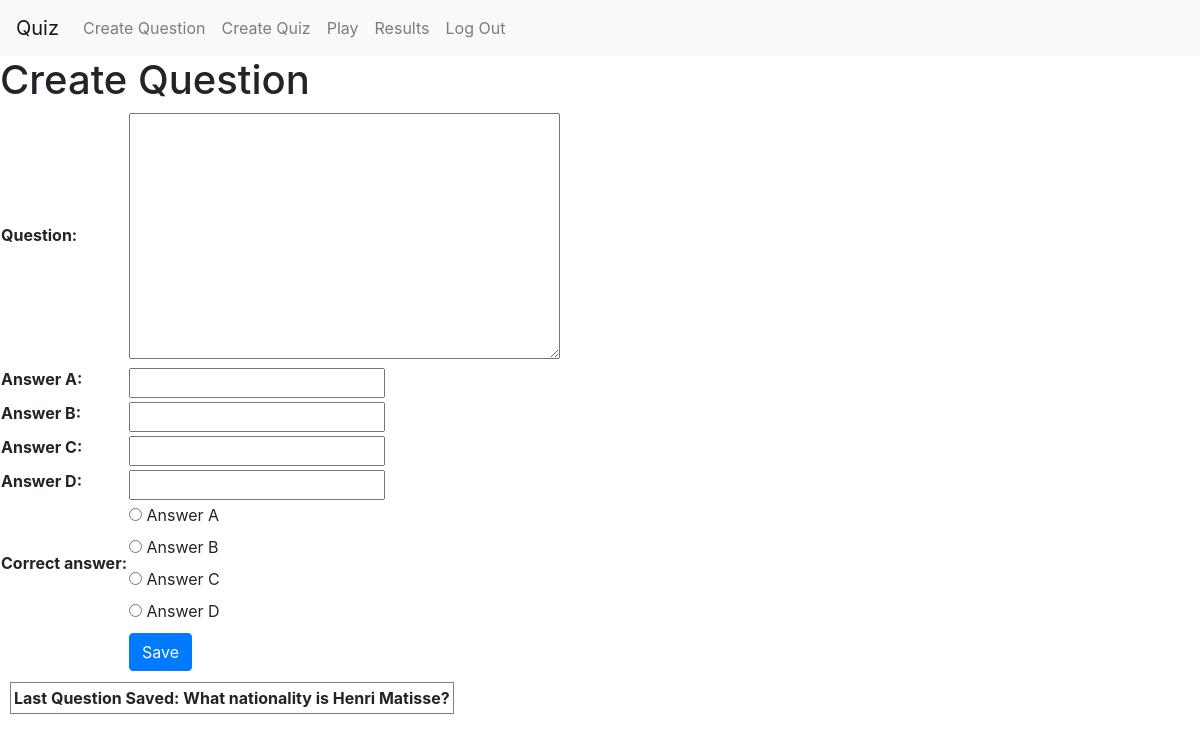
Before: /create_question/ (signed in) with the older database file.
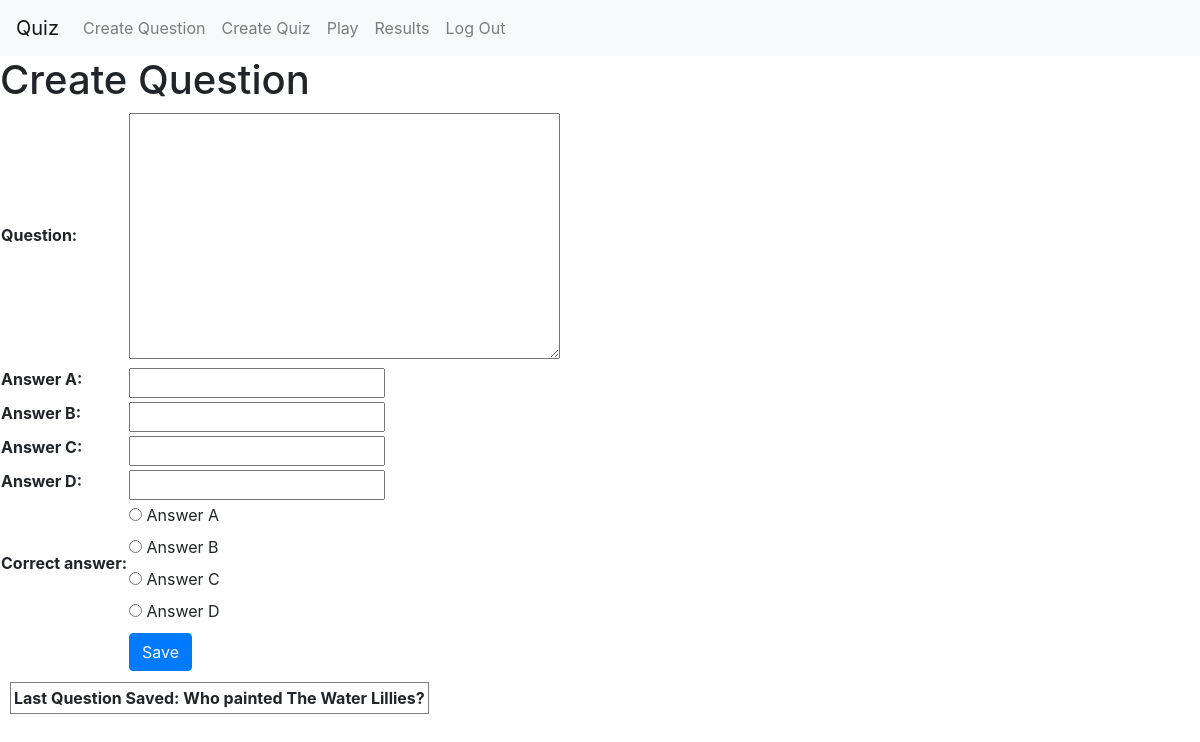
After: the same page with the newer database file.
### capstone/models.py (models this page shows, shortened)
class Question(models.Model):
    user = models.ForeignKey("User", on_delete=models.CASCADE, related_name="setter")
    timestamp = models.DateTimeField(auto_now_add=True)
    content = models.TextField()
    answer0 = models.CharField(max_length=30)
    answer1 = models.CharField(max_length=30)
    answer2 = models.CharField(max_length=30)
    answer3 = models.CharField(max_length=30)
    correct_answer = models.CharField(max_length=30, default="unanswered")

### capstone/views.py (the view)
# urls.py: path("create_question/", views.create_question, name="create_question"),
@login_required
def create_question(request):
    if request.method == 'POST':
        form = QuestionCreateForm(request.POST)
        if form.is_valid():
            form.instance.user = request.user
            form.save()
            return HttpResponseRedirect(reverse("create_question"))
        else:
            question_last = Question.objects.all().last()
            return render(request, "capstone/create_question.html", {
                "form": form,
                "question_last": question_last
            })
    else:
        question_last = Question.objects.all().last()
        return render(request, "capstone/create_question.html", {
            "form": QuestionCreateForm(),
            "question_last": question_last
        })

### capstone/forms.py
class QuestionCreateForm(forms.ModelForm):
    correct_answer = forms.ChoiceField(choices=CHOICES, widget=forms.RadioSelect())
    class Meta:
        model = Question
        exclude = ['user', 'timestamp']
        labels = {
            "content": "Question",
            "answer0": "Answer A",
            "answer1": "Answer B",
            "answer2": "Answer C",
            "answer3": "Answer D",
        }

### capstone/templates/capstone/create_question.html (shortened to what this page needs)
{% extends "capstone/layout.html" %}
{% load static %}
{% block body %}
    <h1>Create Question</h1>
    <form action="{% url 'create_question' %}" method="post" novalidate>
    <table class="question_input">
        {{ form.as_table }}
        <tr>
            <td>&nbsp;</td>
            <td><input class="btn btn-primary" type="submit" value="Save"></td>
        </tr>
    </table>
    </form>
    {% if question_last %}
        <table class="question_last">
            <tr>
                <th>Last Question Saved: </th>
                <th>{{ question_last.content }}</th>
            </tr>
        </table>
    {% else %}
        <p> No Saved Questions. </p>
    {% endif %}
{% endblock %}

Changed rows visible on the page:
no longer on this page (row edited): Question: content "What nationality is Henri Matisse?"
added Question: content "Who painted The Water Lillies?"
